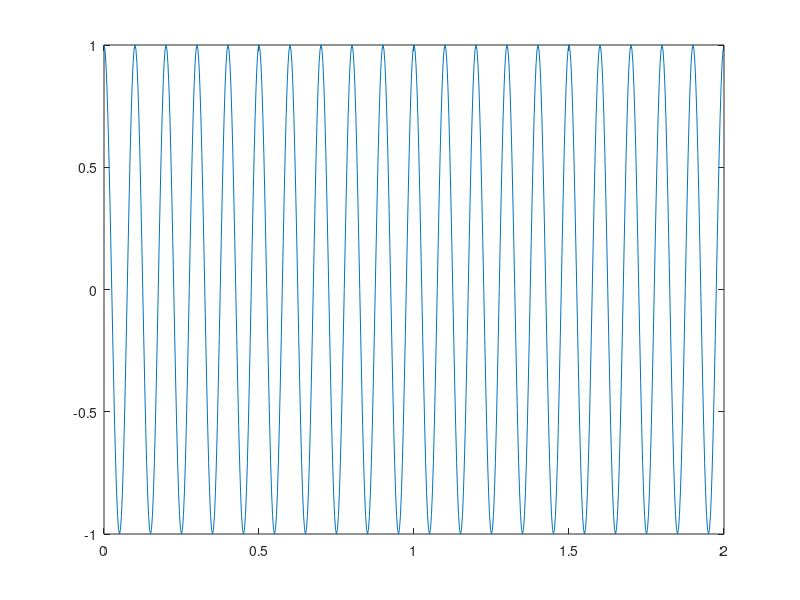
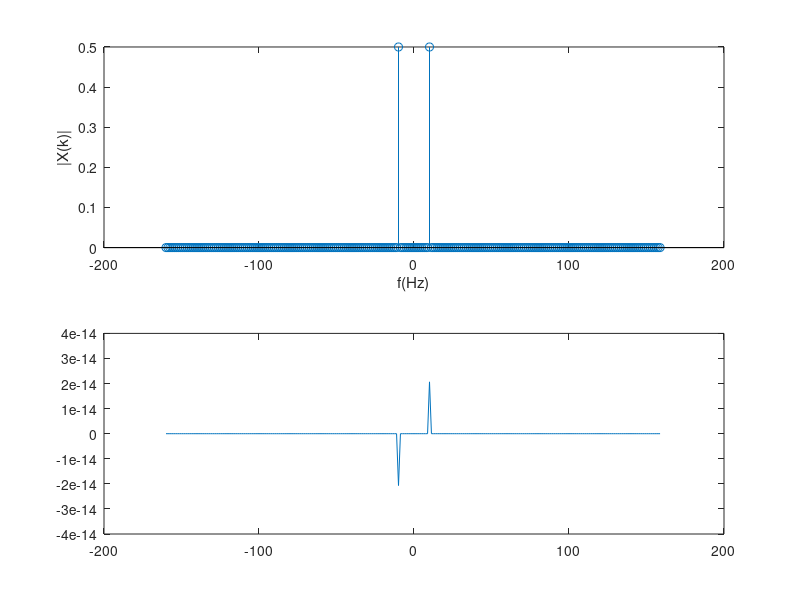

Here is the MATLAB script that generated these plots, in order:
clc
close all
clear all

A       = 1;                %amplitude of the cosine wave
fc      = 10;               %frequency of the wave
phase   = 0;                %desired phase shift of the cosine in degrees
Tsec    = 2;                %duration
fsampFactor = 32;           %sampling factor 32
fs      = fsampFactor*fc;          %sampling frequency with over
t       = 0:(1/fs):(Tsec-(1/fs));  %seconds duration

phi     = phase*pi/180;         %convert phase shift in degrees in radians
x       = A*cos(2*pi*fc*t+phi); %time domain signal with phase shift

figure(1);
plot(t,x);                  %plot the signal

N       = 256; %FFT size
X       = 1/N*fftshift(fft(x,N));%N-point complex DFT

% ========== EXTRACT PHASE AND FREQUENCY COMPONENTS ==================

df          = fs/N;           %frequency resolution
sampleIndex = -N/2:N/2-1;     %ordered index for FFT plot
f           = sampleIndex*df; %x-axis index converted to ordered frequencies
figure(2);
subplot(2,1,1);
stem(f,abs(X));               %magnitudes vs frequencies
xlabel('f(Hz)'); 
ylabel('|X(k)|');

X2=X;%store the FFT results in another array
%detect noise (very small numbers (eps)) and ignore them
threshold = max(abs(X))/10000; %tolerance threshold
X2(abs(X)<threshold) = 0; %maskout values that are below the threshold
phase=atan2(imag(X2),real(X2))*180/pi; %phase information
subplot(2,1,2);
plot(f,phase); %phase vs frequencies


